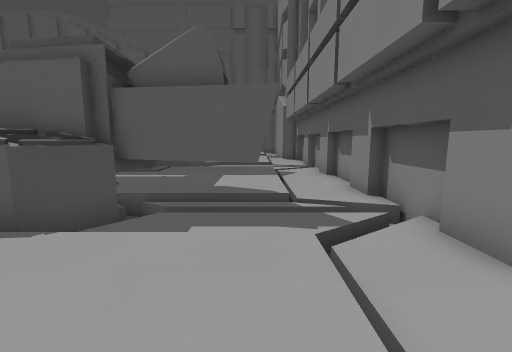
view 1 (above)

13 first-person views from a walk through a level from a Godot 3-D game. The camera is 1.2 m above the floor, tilts 8° down and sees 90° across. The floor is counted in squares, 1 m on a side. Each view is taken from the middle of a square. On the plan, view 1 faces up. The plan holds only what a view shows up to about 12 squares ahead; the rest is blank. The place goes on beyond the plan.

view 2
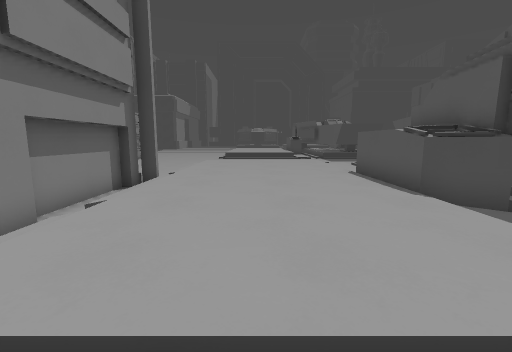

view 3
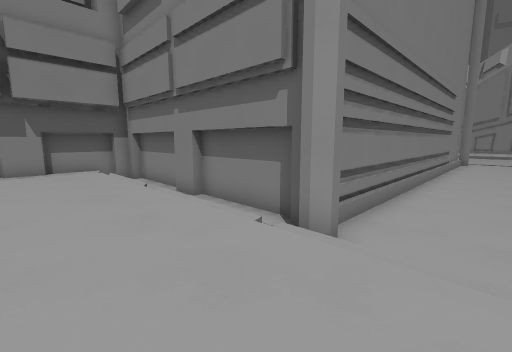

view 4
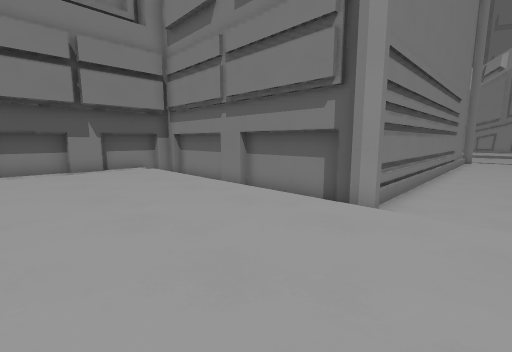

view 5
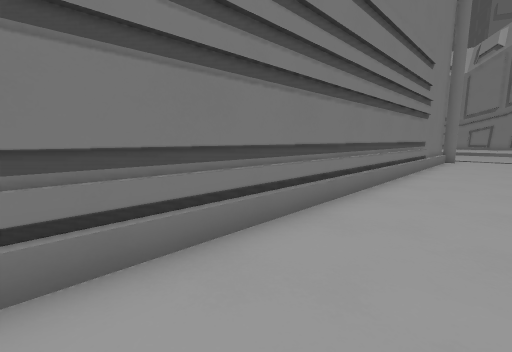

view 6
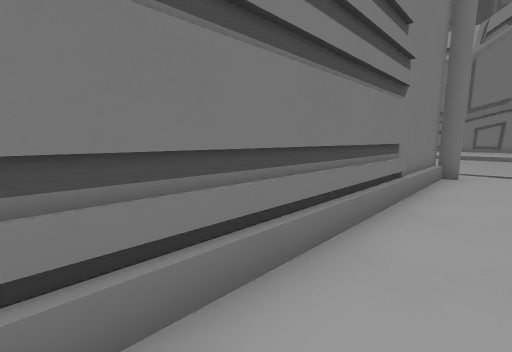

view 7
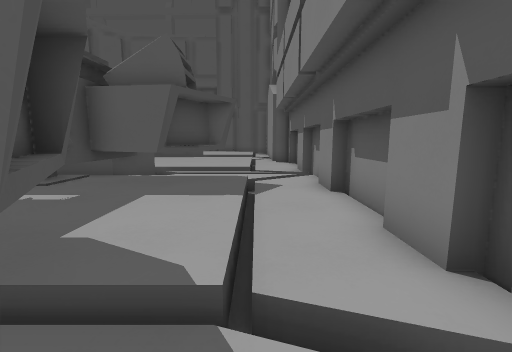

view 8
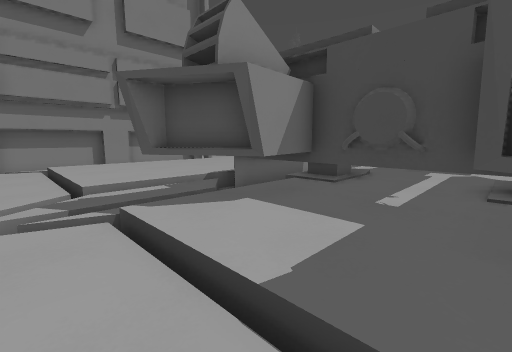

view 9
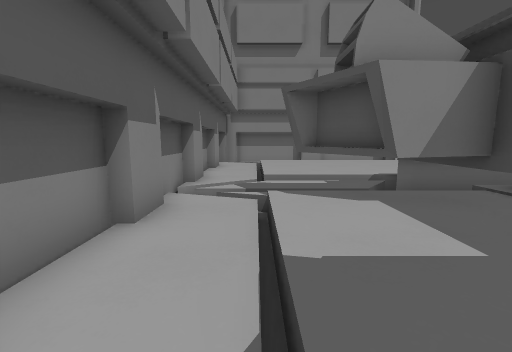

view 10
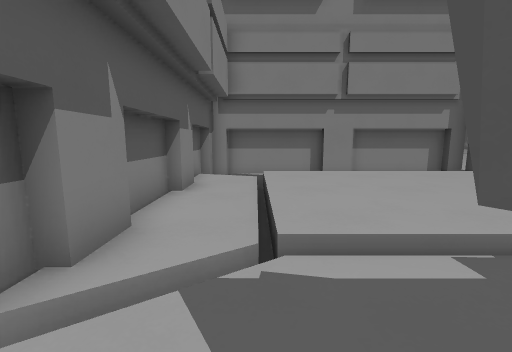

view 11
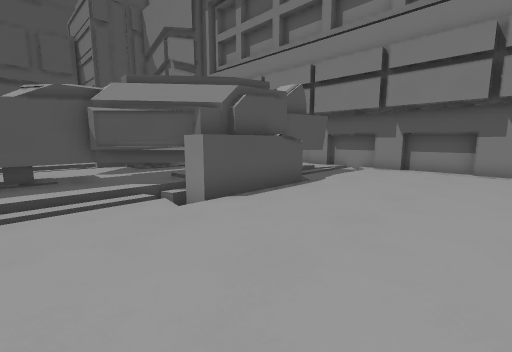

view 12
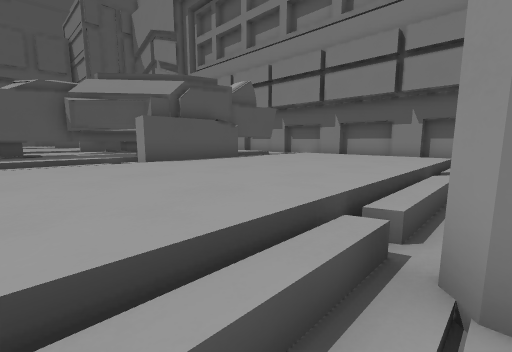

view 13
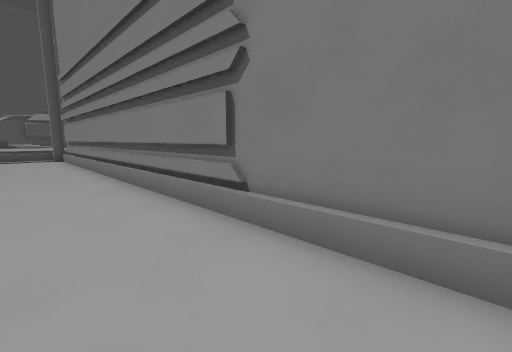

### Floor plan
Key: @ floor where view 1 was taken; # wall or solid block; . main floor; - floor 0.25 m lower than the main floor; _ floor 0.5 m lower than the main floor; / step, stairs or slope; T thing the floor can be seen under or through.
Columns run from 10 left of view 1 to 3 right of it. Each row starts with its distance up from view 1.
 11         ##./-#
 10        ###./-#
  9        #.../-#
  8        #.../-#
  7 ####   #TT./-#
  6 ...##   TT./-#
  5 ////###TTTT//#
  4 ///####T/--//#
  3 ////////////-#
  2 .........../-#
  1 .........../-#
  0 ..........@/-#
 -1 .........../-#
 -2 .........../-#
 -3 /////////////#
 -4 ///#//// ////#
 -5 ___###########
 -6 ___#
 -7 ___#
 -8 ___#
 -9 ___#
-10 ___#
-11 ___#
-12 ___#
-13 ___#
-14 ___#
-15 ___#
-16 ___#
-17 ___#
-18 ___#
-19 ___#
-20 ___#
-21 ___#
-22 ___#

Where each view was taken, in squares from view 1:
view 1: 0 up, 0 right, facing up
view 2: 0 up, 2 right, facing left
view 3: 0 up, 10 left, facing down-right
view 4: 2 up, 10 left, facing down-right
view 5: 6 down, 10 left, facing down-right
view 6: 13 down, 9 left, facing down-right
view 7: 4 up, 1 right, facing up
view 8: 10 up, 2 right, facing down-left
view 9: 11 up, 1 right, facing down
view 10: 6 up, 1 right, facing down
view 11: 1 down, 10 left, facing up-right
view 12: 4 down, 10 left, facing up-right
view 13: 22 down, 10 left, facing up-right
